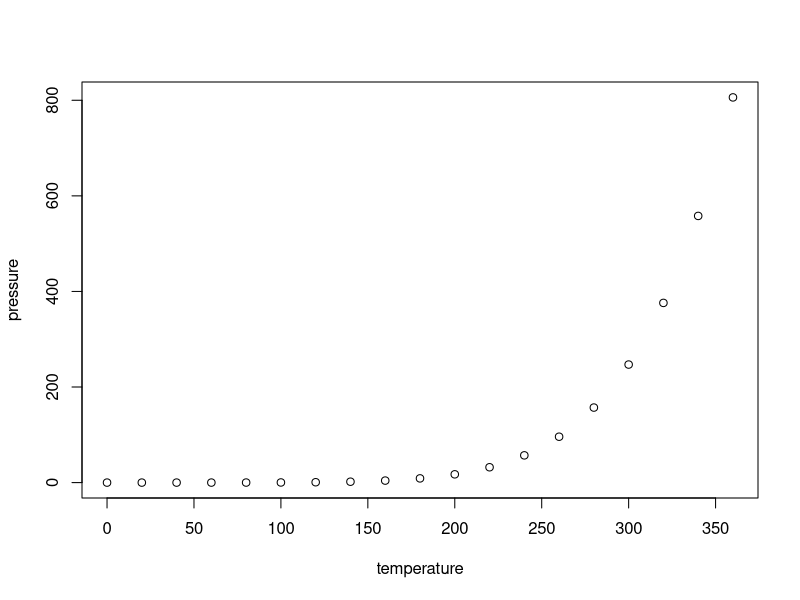
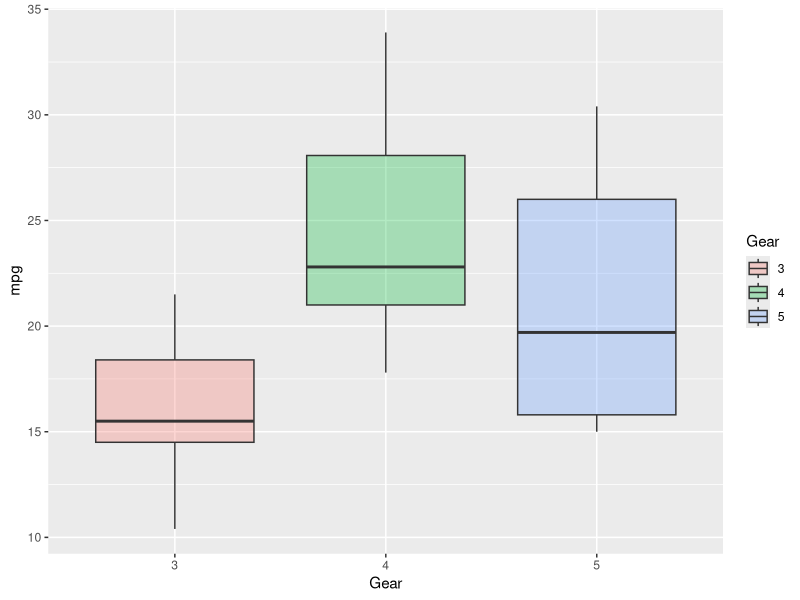
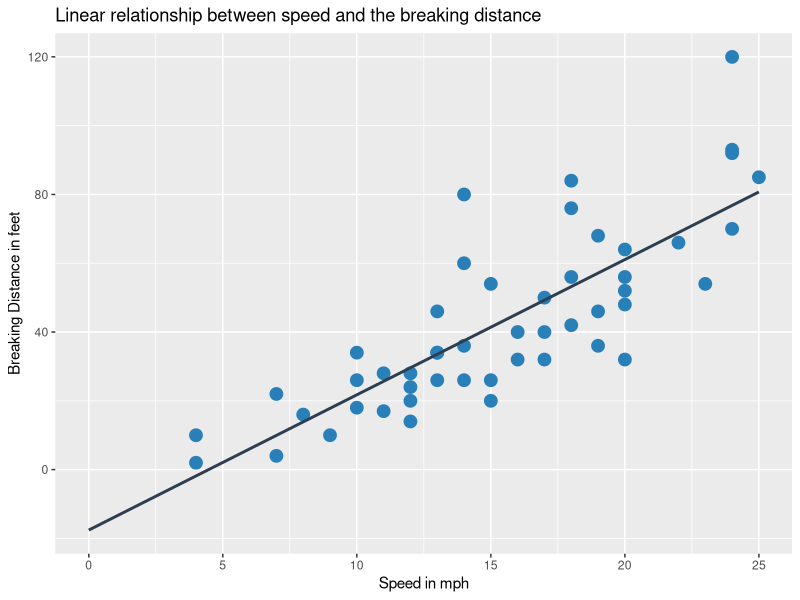
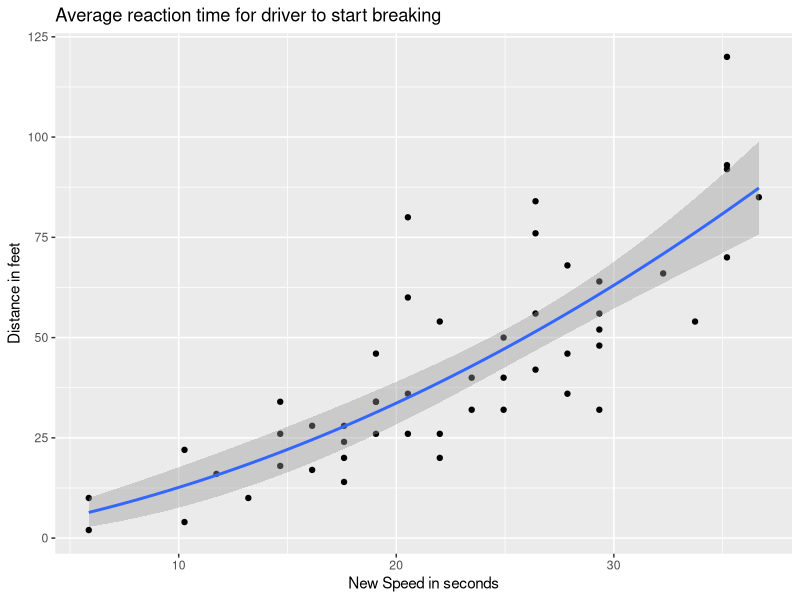

These figures' R source, in order:
## ---- chunk 1
knitr::opts_chunk$set(echo = TRUE)
## ---- chunk 2
summary(cars)
## ---- chunk 3
plot(pressure)
## ---- chunk 4
sum(5:55)

## ---- chunk 5
sumfun <- function(n) {sum(5:n)}
sumfun(10)
sumfun(20)
sumfun(100)
## ---- chunk 6
Fibonacci <-numeric(12)
Fibonacci[1] <- Fibonacci[2] <- 1
for(i in 3:12) {Fibonacci[i] <- Fibonacci[i-2] + Fibonacci[i-1] }
print(Fibonacci)
## ---- chunk 7
library(ggplot2)
data("mtcars")
Gear <- as.factor(mtcars$gear) 
ggplot(mtcars, aes(x=Gear, y=mpg, fill=Gear)) + geom_boxplot(alpha=0.3)



## ---- chunk 8
distance <- lm(formula = dist ~ speed, data = cars)
summary(distance)
## ---- chunk 9
library(ggplot2)
data("cars")
ggplot(cars, aes(x=speed, y=dist)) + 
  geom_point(color='#2980B9', size = 4) + xlim(c(0, 25)) + 
  geom_smooth(method=lm, se=FALSE, fullrange=TRUE, color='#2C3E50') + 
  labs(title='Linear relationship between speed and the breaking distance', x='Speed in mph', y='Breaking Distance in feet')
## ---- chunk 10
library(ggplot2)
data("cars")
new_speed <- cars$speed * (5280/3600)
lm_1 <- lm(dist ~ 0 + new_speed + I(new_speed^2), cars)
summary(lm_1)

## ---- chunk 11
y <- cars$dist
x <- cars$new_speed
ggplot(cars, aes(new_speed, dist)) + geom_point() + geom_smooth(method='lm', formula="y~0+x+I(x^2)") + labs(title ="Average reaction time for driver to start breaking", x="New Speed in seconds", y="Distance in feet")


